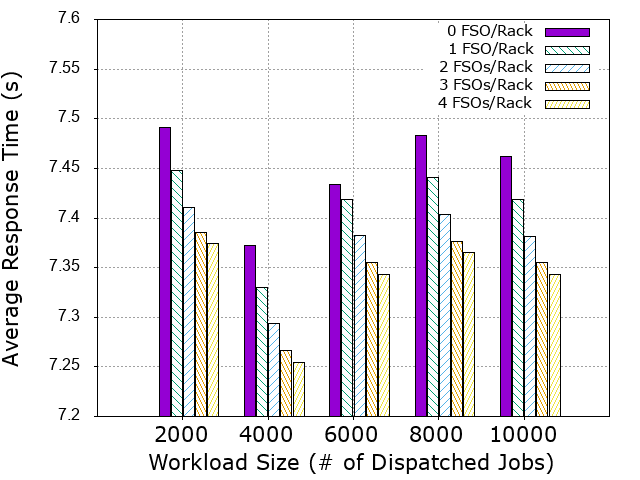

This figure's gnuplot source:
set yrange [7.2:7.6]
set key top right
set grid
set style data histograms
#set style fill solid 1.00 border -1
set style fill pattern 3 border -1
#set title "Average Queuing Time (16 nodes per cabinet)"
#set xtics rotate by -30 font "GothicBBB-Medium-RKSJ-H, 16"
set xtics font "GothicBBB-Medium-RKSJ-H, 16"
set xlabel "Workload Size (\# of Dispatched Jobs)" font "GothicBBB-Medium-RKSJ-H, 16"
set ylabel "Average Response Time (s)" font "GothicBBB-Medium-RKSJ-H, 16"

plot  'C:\Users\smallcat\Downloads\cpu-ssdgpu-rt-fat-tree.txt' using ($2):xtic(1) title "0 FSO/Rack", '' using ($3) title "1 FSO/Rack", '' using ($4) title "2 FSOs/Rack", '' using ($5) title "3 FSOs/Rack", '' using ($6) title "4 FSOs/Rack"

set terminal png         # gnuplot recommends setting terminal before output
set output 'C:\Users\smallcat\Downloads\cpu-ssdgpu-rt-fat-tree.png'  

#set term post eps color "GothicBBB-Medium-RKSJ-H, 20"  
#set term post eps color     
#set output 'C:\Users\smallcat\Downloads\cpu-ssdgpu-rt-fat-tree.eps'  
replot
